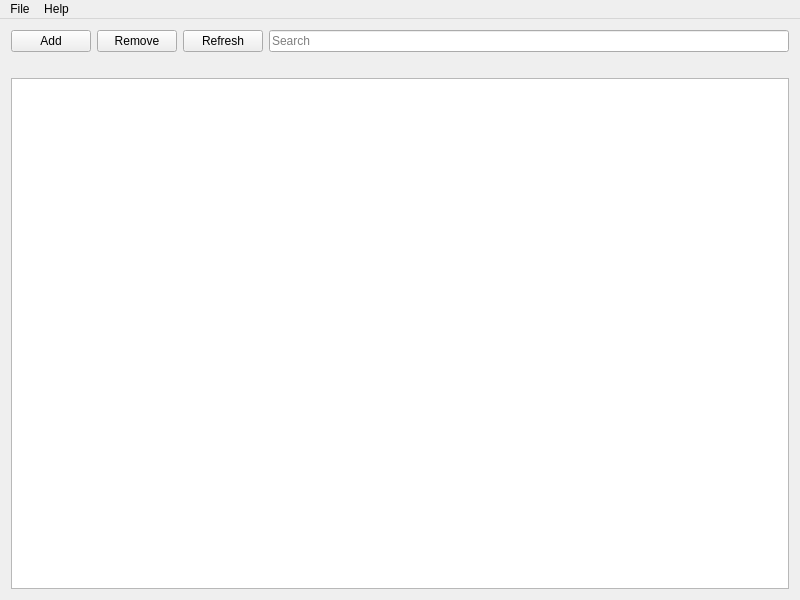
<?xml version="1.0" encoding="UTF-8"?>
<ui version="4.0">
 <class>ChewingEditor</class>
 <widget class="QMainWindow" name="ChewingEditor">
  <property name="geometry">
   <rect>
    <x>0</x>
    <y>0</y>
    <width>800</width>
    <height>600</height>
   </rect>
  </property>
  <property name="minimumSize">
   <size>
    <width>320</width>
    <height>240</height>
   </size>
  </property>
  <property name="windowTitle">
   <string>Chewing user phrase editor</string>
  </property>
  <widget class="QWidget" name="centralWidget">
   <layout class="QGridLayout" name="gridLayout">
    <item row="0" column="0">
     <widget class="QPushButton" name="addButton">
      <property name="text">
       <string>Add</string>
      </property>
     </widget>
    </item>
    <item row="0" column="1">
     <widget class="QPushButton" name="removeButton">
      <property name="text">
       <string>Remove</string>
      </property>
     </widget>
    </item>
    <item row="0" column="2">
     <widget class="QPushButton" name="refreshButton">
      <property name="text">
       <string>Refresh</string>
      </property>
     </widget>
    </item>
    <item row="0" column="3">
     <widget class="QLineEdit" name="userphraseFilter">
      <property name="placeholderText">
       <string>Search</string>
      </property>
     </widget>
    </item>
    <item row="1" column="0" colspan="4">
     <widget class="Notification" name="notification"/>
    </item>
    <item row="2" column="0" colspan="4">
     <widget class="UserphraseView" name="userphraseView"/>
    </item>
   </layout>
  </widget>
  <widget class="QMenuBar" name="menuBar">
   <property name="geometry">
    <rect>
     <x>0</x>
     <y>0</y>
     <width>800</width>
     <height>25</height>
    </rect>
   </property>
   <widget class="QMenu" name="menuFile">
    <property name="title">
     <string>File</string>
    </property>
    <addaction name="actionImport"/>
    <addaction name="actionExport"/>
    <addaction name="separator"/>
    <addaction name="actionExit"/>
   </widget>
   <widget class="QMenu" name="menuHelp">
    <property name="title">
     <string>Help</string>
    </property>
    <addaction name="actionAbout"/>
    <addaction name="actionAboutQt"/>
   </widget>
   <addaction name="menuFile"/>
   <addaction name="menuHelp"/>
  </widget>
  <action name="actionImport">
   <property name="text">
    <string>&amp;Import</string>
   </property>
  </action>
  <action name="actionExport">
   <property name="text">
    <string>&amp;Export</string>
   </property>
  </action>
  <action name="actionAbout">
   <property name="text">
    <string>About Chewing editor</string>
   </property>
  </action>
  <action name="actionAboutQt">
   <property name="text">
    <string>About Qt</string>
   </property>
  </action>
  <action name="actionExit">
   <property name="text">
    <string>E&amp;xit</string>
   </property>
  </action>
 </widget>
 <layoutdefault spacing="6" margin="11"/>
 <customwidgets>
  <customwidget>
   <class>Notification</class>
   <extends>QLabel</extends>
   <header>Notification.h</header>
  </customwidget>
  <customwidget>
   <class>UserphraseView</class>
   <extends>QListView</extends>
   <header>UserphraseView.h</header>
  </customwidget>
 </customwidgets>
 <resources/>
 <connections/>
</ui>
